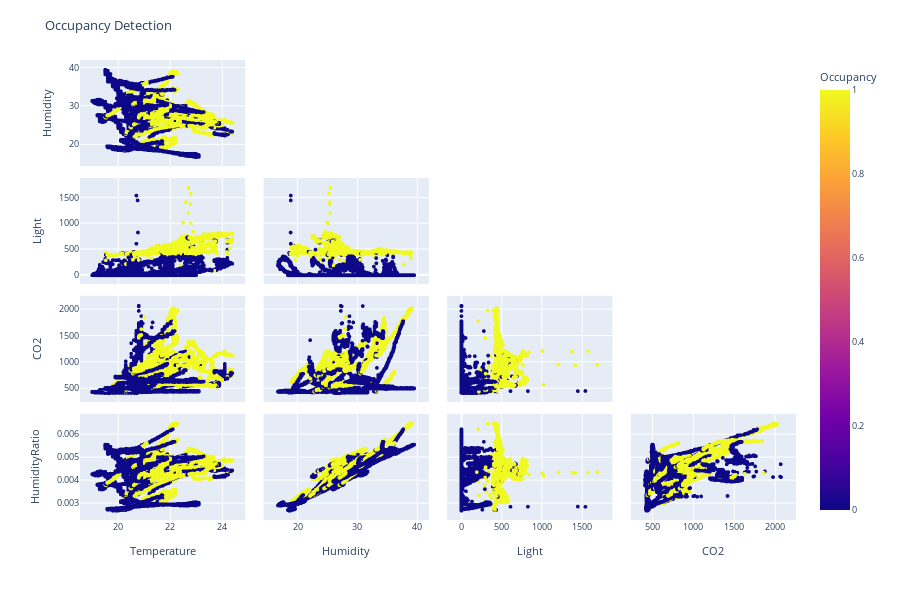

The cell this chart's notebook holds for it:
### Markdown cell above
#### 3c. 
#### Línea 1: Dentro de la variable features, se utiliza .drop() al igual que en la otra celda pero ahora para quitar la columna (axis=1) Occupancy y luego con .columns se especifica que se guarden los nombres de las columnas.

#### Línea 2: Dentro de la variable fig se genera una matriz de dispersión, utilizando el set de datos con data_frame, las columnas se definen con dimensions la cual fue definida con la variable features, y el color depende de los valores de la columna Occupancy.

#### Línea 3: La función update_traces actualiza algunas caracteristicas de los gráficos de la matriz de la siguiente manera:

- #### Marker: especifica el tamaño de los puntos (4).

- #### diagonal_visible: especifica si la diagonal de la matriz donde se compara la variable contra si misma, será mostrada (True) o no (False).
- #### showupperhalf: especifica si se mostrará (True) o no (False), la parte de arriba de la matriz, la cual muestra la misma información.

#### Línea 4: La función update_layout ajusta las dimensiones y propiedades del gráfico. 
- #### width: ancho
- #### height: alto
- #### title: título
- #### font_size: tamaño de la fuente

#### Línea 5: Muestra la figura.

### Code cell
features = df.drop(["Occupancy"], axis=1).columns
fig = px.scatter_matrix(data_frame=df, 
                        dimensions=features, 
                        color=df['Occupancy'])
fig.update_traces(marker = dict(size=4), diagonal_visible=False, showupperhalf=False)
fig.update_layout(width=900, height=600, title="Occupancy Detection", font_size=9)
fig.show()

### Figure 1 — Plotly figure (JSON) as saved in the notebook; plotly's stock layout.template omitted (floating-point values rounded to 4 significant figures; data arrays with more than 128 entries replaced by an {"elided": "..."} marker saying what was removed)
{"data": [{"diagonal": {"visible": false}, "dimensions": [{"axis": {"matches": true}, "label": "Temperature", "values": {"elided": "20560 float values"}}, {"axis": {"matches": true}, "label": "Humidity", "values": {"elided": "20560 float values"}}, {"axis": {"matches": true}, "label": "Light", "values": {"elided": "20560 float values"}}, {"axis": {"matches": true}, "label": "CO2", "values": {"elided": "20560 float values"}}, {"axis": {"matches": true}, "label": "HumidityRatio", "values": {"elided": "20560 float values"}}], "hovertemplate": "%{xaxis.title.text}=%{x}<br>%{yaxis.title.text}=%{y}<br>Occupancy=%{marker.color}<extra></extra>", "legendgroup": "", "marker": {"color": {"elided": "20560 float values"}, "coloraxis": "coloraxis", "size": 4, "symbol": "circle"}, "name": "", "showlegend": false, "showupperhalf": false, "type": "splom"}], "layout": {"coloraxis": {"colorbar": {"title": {"text": "Occupancy"}}, "colorscale": [[0, "#0d0887"], [0.1111, "#46039f"], [0.2222, "#7201a8"], [0.3333, "#9c179e"], [0.4444, "#bd3786"], [0.5556, "#d8576b"], [0.6667, "#ed7953"], [0.7778, "#fb9f3a"], [0.8889, "#fdca26"], [1, "#f0f921"]]}, "dragmode": "select", "font": {"size": 9}, "height": 600, "legend": {"tracegroupgap": 0}, "margin": {"t": 60}, "title": {"text": "Occupancy Detection"}, "width": 900}}
